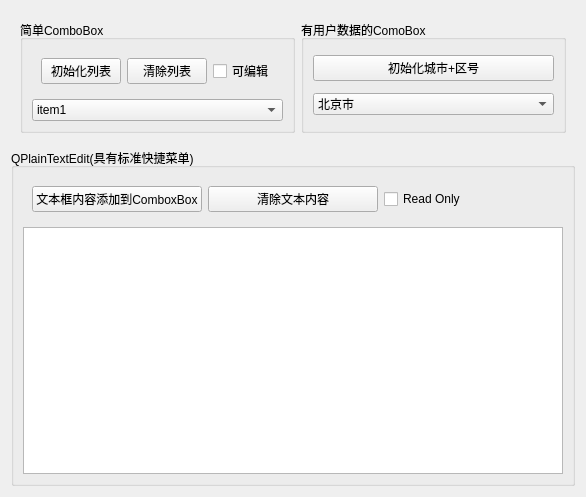
<?xml version="1.0" encoding="UTF-8"?>
<ui version="4.0">
 <class>Widget</class>
 <widget class="QWidget" name="Widget">
  <property name="geometry">
   <rect>
    <x>0</x>
    <y>0</y>
    <width>586</width>
    <height>497</height>
   </rect>
  </property>
  <property name="windowTitle">
   <string>Widget</string>
  </property>
  <layout class="QVBoxLayout" name="verticalLayout_4">
   <item>
    <widget class="QWidget" name="widget_2" native="true">
     <layout class="QHBoxLayout" name="horizontalLayout_2">
      <item>
       <widget class="QGroupBox" name="groupBox">
        <property name="title">
         <string>简单ComboBox</string>
        </property>
        <layout class="QVBoxLayout" name="verticalLayout">
         <item>
          <widget class="QWidget" name="widget" native="true">
           <layout class="QHBoxLayout" name="horizontalLayout">
            <item>
             <widget class="QPushButton" name="btnInitItems">
              <property name="text">
               <string>初始化列表</string>
              </property>
             </widget>
            </item>
            <item>
             <widget class="QPushButton" name="btnClearItems">
              <property name="text">
               <string>清除列表</string>
              </property>
             </widget>
            </item>
            <item>
             <widget class="QCheckBox" name="checkBoxEdit">
              <property name="text">
               <string>可编辑</string>
              </property>
             </widget>
            </item>
           </layout>
          </widget>
         </item>
         <item>
          <widget class="QComboBox" name="comboBoxItem">
           <property name="currentIndex">
            <number>0</number>
           </property>
           <item>
            <property name="text">
             <string>item1</string>
            </property>
            <property name="icon">
             <iconset resource="images.qrc">
              <normaloff>:/images/icons/aim.ico</normaloff>:/images/icons/aim.ico</iconset>
            </property>
           </item>
           <item>
            <property name="text">
             <string>item2</string>
            </property>
            <property name="icon">
             <iconset resource="images.qrc">
              <normaloff>:/images/icons/aim.ico</normaloff>:/images/icons/aim.ico</iconset>
            </property>
           </item>
           <item>
            <property name="text">
             <string>item3</string>
            </property>
            <property name="icon">
             <iconset resource="images.qrc">
              <normaloff>:/images/icons/aim.ico</normaloff>:/images/icons/aim.ico</iconset>
            </property>
           </item>
          </widget>
         </item>
        </layout>
       </widget>
      </item>
      <item>
       <widget class="QGroupBox" name="groupBox_2">
        <property name="title">
         <string>有用户数据的ComoBox</string>
        </property>
        <layout class="QVBoxLayout" name="verticalLayout_2">
         <item>
          <widget class="QPushButton" name="btnInitCitys">
           <property name="text">
            <string>初始化城市+区号</string>
           </property>
          </widget>
         </item>
         <item>
          <widget class="QComboBox" name="comboBoxCity">
           <item>
            <property name="text">
             <string>北京市</string>
            </property>
            <property name="icon">
             <iconset>
              <normaloff>:/iimages/icons/UNIT.ICO</normaloff>:/iimages/icons/UNIT.ICO</iconset>
            </property>
           </item>
           <item>
            <property name="text">
             <string>上海市</string>
            </property>
            <property name="icon">
             <iconset>
              <normaloff>:/iimages/icons/UNIT.ICO</normaloff>:/iimages/icons/UNIT.ICO</iconset>
            </property>
           </item>
           <item>
            <property name="text">
             <string>苏州市</string>
            </property>
            <property name="icon">
             <iconset>
              <normaloff>:/iimages/icons/UNIT.ICO</normaloff>:/iimages/icons/UNIT.ICO</iconset>
            </property>
           </item>
          </widget>
         </item>
        </layout>
       </widget>
      </item>
     </layout>
    </widget>
   </item>
   <item>
    <widget class="QGroupBox" name="groupBox_3">
     <property name="title">
      <string>QPlainTextEdit(具有标准快捷菜单)</string>
     </property>
     <layout class="QVBoxLayout" name="verticalLayout_3">
      <item>
       <widget class="QWidget" name="widget_3" native="true">
        <layout class="QHBoxLayout" name="horizontalLayout_3">
         <item>
          <widget class="QPushButton" name="btnAddToBox">
           <property name="text">
            <string>文本框内容添加到ComboxBox</string>
           </property>
          </widget>
         </item>
         <item>
          <widget class="QPushButton" name="btnClearContent">
           <property name="text">
            <string>清除文本内容</string>
           </property>
          </widget>
         </item>
         <item>
          <widget class="QCheckBox" name="checkBoxRead">
           <property name="text">
            <string>Read Only</string>
           </property>
          </widget>
         </item>
        </layout>
       </widget>
      </item>
      <item>
       <widget class="QPlainTextEdit" name="plainTextEdit"/>
      </item>
     </layout>
    </widget>
   </item>
  </layout>
 </widget>
 <resources>
  <include location="images.qrc"/>
 </resources>
 <connections/>
</ui>
